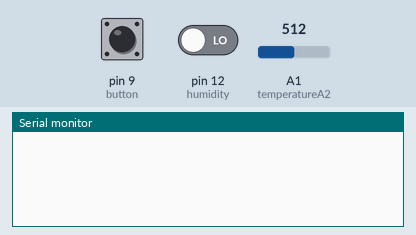
This sketch was run on a simulated Arduino Uno, built with avr-gcc and run on an emulated ATmega328P. Shown: the last lines printed to the serial monitor. The inputs (shaded band) are chosen by the test bench; at power-on: pin 9 (button) HIGH, A1 (temperatureA2) = 512, pin 12 (humidity) LOW.

Above: at 1.2 s.
1.3 s: pin 9 (button) pulled LOW for 0.15 s
At 1.71 s:
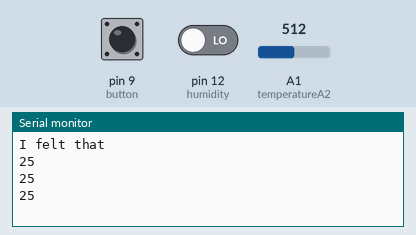
3.0 s: A1 (temperatureA2) set to 716
At 3.01 s:
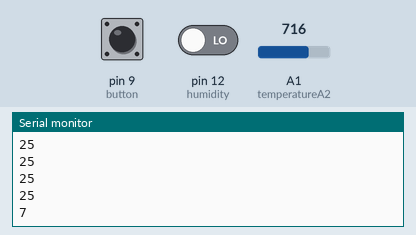
4.5 s: pin 9 (button) pulled LOW for 1 s
At 5.47 s:
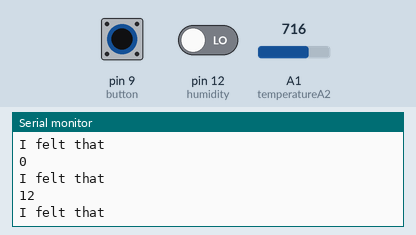
7.0 s: pin 12 (humidity) driven HIGH
At 7.02 s:
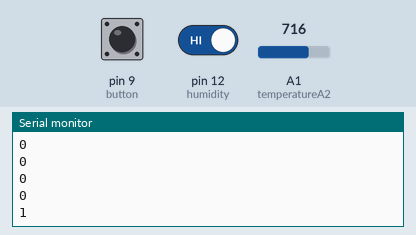
Timing chart, 0 to 9.5 s (numbered marks = the images above; inputs shaded):
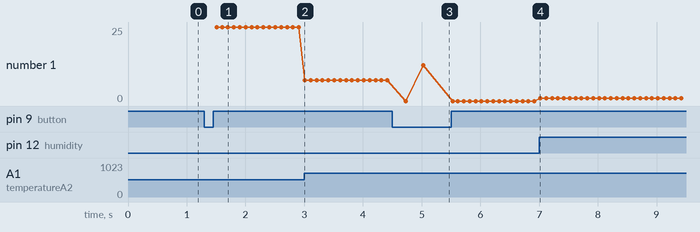

Measured:
- after the input at 1.3 s, the serial monitor: prints a new line after 0.20 s (image 1)
- after the input at 3.0 s, the serial monitor: prints a new line at once (image 2)
- after the input at 4.5 s, the serial monitor: prints a new line after 0.23 s (image 3)
- after the input at 7.0 s, the serial monitor: prints a new line at once (image 4)
- plotted number 1: 25 → 7 after the input at 3.0 s, 7 → 0 after the input at 4.5 s, 0 → 1 after the input at 7.0 s

The sketch:

challengebuttonswitcher.ino
```cpp
int button = 9;
int temperatureA2 = 15;
int humidity = 12;
int brightnessA1 = 16;
int state= 0;
int statechanger = 0;
int NTC_R25 = 10000;
int NTC_MATERIAL_CONSTANT = 3950;

  float get_temperature(){

    float temperature,resistance;
    int value;

    value = analogRead(temperatureA2);
    resistance   = (float)value * NTC_R25/(1024 - value); // Calculate resistance
    /* Calculate the temperature according to the following formula. */
    temperature  = 1/(log(resistance/NTC_R25)/NTC_MATERIAL_CONSTANT+1/298.15)-273.15;
    return temperature; // Used the temperature converter on the richshield example to get celcius instead of volts? values
  }
  float get_light(){
    // read the analog value
    int sensorValue = analogRead(brightnessA1);
    float resistance_sensor;
    // and convert to resistance in Kohms
    resistance_sensor=(float)(1023-sensorValue)*10/sensorValue;
    float lux;
    lux = 325 * pow(resistance_sensor, -1.4);
    return lux;    //used the converter on the richshield example to get values of light
  }
void setup() {
  // put your setup code here, to run once:
  pinMode(button, INPUT_PULLUP); //wake up button
  pinMode(temperatureA2, INPUT); // wake up temperature sensor
  pinMode(humidity, INPUT); // wake up humidity sensor
  pinMode(brightnessA1, INPUT); // wake up light sensor

  state = 0;
  Serial.begin(9600);
}

void loop() {
  // put your main code here, to run repeatedly:
  int buttonpress;
  int valu;
  buttonpress = digitalRead(button);
  int temp;
  int light;


  if (buttonpress == LOW) { //if button pressed
    state = state + 1;      //next phase
    delay(200);             //do not spam the button
    Serial.println("I felt that"); //give signs of life
  }

    if (state == 1){    //if phase one
      temp = get_temperature(); //get the temperature
      Serial.println(temp);     //display the temperature
      delay(100);               // do not display too quickly

  }
    if (state == 2){          //if phase two
        valu= digitalRead(humidity);  //read the humidity
        Serial.println(valu);     //display it
        delay(100);           //do not display too quickly

  }
    if (state == 3) {       //if phase 3
      light = get_light();  //get light from function
      Serial.println(light); //print it
      delay(100);           //anti spam
  }

    if (state == 4){  //after 4th press
      state = 1;      //go back to the temperature

  }

}
```
